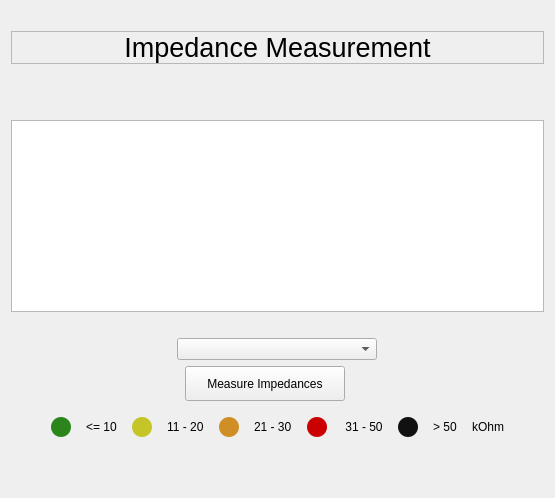
            <widget class="QWidget" name="page_impedance">
             <property name="styleSheet">
              <string notr="true">QFrame[accessibleName=&quot;color_frame&quot;] {
border: 2px solid rgb(145, 145, 145);
border-radius: 30px;
background-color: rgb(169, 169, 169)
}</string>
             </property>
             <layout class="QVBoxLayout" name="verticalLayout_5">
              <item>
               <spacer name="verticalSpacer_13">
                <property name="orientation">
                 <enum>Qt::Vertical</enum>
                </property>
                <property name="sizeType">
                 <enum>QSizePolicy::Fixed</enum>
                </property>
                <property name="sizeHint" stdset="0">
                 <size>
                  <width>20</width>
                  <height>20</height>
                 </size>
                </property>
               </spacer>
              </item>
              <item>
               <widget class="QFrame" name="frame_impedance_title">
                <property name="maximumSize">
                 <size>
                  <width>16777215</width>
                  <height>50</height>
                 </size>
                </property>
                <property name="styleSheet">
                 <string notr="true"/>
                </property>
                <property name="frameShape">
                 <enum>QFrame::StyledPanel</enum>
                </property>
                <property name="frameShadow">
                 <enum>QFrame::Raised</enum>
                </property>
                <layout class="QHBoxLayout" name="horizontalLayout_17">
                 <property name="spacing">
                  <number>0</number>
                 </property>
                 <property name="leftMargin">
                  <number>0</number>
                 </property>
                 <property name="topMargin">
                  <number>0</number>
                 </property>
                 <property name="rightMargin">
                  <number>0</number>
                 </property>
                 <property name="bottomMargin">
                  <number>0</number>
                 </property>
                 <item>
                  <widget class="QLabel" name="impedance_title">
                   <property name="minimumSize">
                    <size>
                     <width>0</width>
                     <height>0</height>
                    </size>
                   </property>
                   <property name="font">
                    <font>
                     <pointsize>20</pointsize>
                     <italic>false</italic>
                     <bold>false</bold>
                    </font>
                   </property>
                   <property name="text">
                    <string>Impedance Measurement</string>
                   </property>
                   <property name="alignment">
                    <set>Qt::AlignCenter</set>
                   </property>
                  </widget>
                 </item>
                </layout>
               </widget>
              </item>
              <item>
               <spacer name="verticalSpacer_12">
                <property name="orientation">
                 <enum>Qt::Vertical</enum>
                </property>
                <property name="sizeType">
                 <enum>QSizePolicy::Preferred</enum>
                </property>
                <property name="sizeHint" stdset="0">
                 <size>
                  <width>20</width>
                  <height>50</height>
                 </size>
                </property>
               </spacer>
              </item>
              <item>
               <widget class="GraphicsLayoutWidget" name="imp_graph_layout"/>
              </item>
              <item>
               <spacer name="verticalSpacer_15">
                <property name="orientation">
                 <enum>Qt::Vertical</enum>
                </property>
                <property name="sizeType">
                 <enum>QSizePolicy::Preferred</enum>
                </property>
                <property name="sizeHint" stdset="0">
                 <size>
                  <width>20</width>
                  <height>20</height>
                 </size>
                </property>
               </spacer>
              </item>
              <item alignment="Qt::AlignHCenter">
               <widget class="QComboBox" name="imp_mode">
                <property name="minimumSize">
                 <size>
                  <width>200</width>
                  <height>0</height>
                 </size>
                </property>
                <property name="maximumSize">
                 <size>
                  <width>200</width>
                  <height>16777215</height>
                 </size>
                </property>
                <property name="styleSheet">
                 <string notr="true"/>
                </property>
               </widget>
              </item>
              <item>
               <layout class="QHBoxLayout" name="horizontalLayout_11">
                <item>
                 <spacer name="horizontalSpacer_9">
                  <property name="orientation">
                   <enum>Qt::Horizontal</enum>
                  </property>
                  <property name="sizeHint" stdset="0">
                   <size>
                    <width>40</width>
                    <height>20</height>
                   </size>
                  </property>
                 </spacer>
                </item>
                <item alignment="Qt::AlignHCenter|Qt::AlignVCenter">
                 <widget class="QPushButton" name="btn_imp_meas">
                  <property name="sizePolicy">
                   <sizepolicy hsizetype="MinimumExpanding" vsizetype="MinimumExpanding">
                    <horstretch>0</horstretch>
                    <verstretch>0</verstretch>
                   </sizepolicy>
                  </property>
                  <property name="minimumSize">
                   <size>
                    <width>160</width>
                    <height>35</height>
                   </size>
                  </property>
                  <property name="maximumSize">
                   <size>
                    <width>200</width>
                    <height>16777215</height>
                   </size>
                  </property>
                  <property name="cursor">
                   <cursorShape>PointingHandCursor</cursorShape>
                  </property>
                  <property name="toolTip">
                   <string/>
                  </property>
                  <property name="toolTipDuration">
                   <number>-1</number>
                  </property>
                  <property name="text">
                   <string>Measure Impedances</string>
                  </property>
                 </widget>
                </item>
                <item alignment="Qt::AlignHCenter|Qt::AlignVCenter">
                 <widget class="QPushButton" name="imp_meas_info">
                  <property name="maximumSize">
                   <size>
                    <width>20</width>
                    <height>20</height>
                   </size>
                  </property>
                  <property name="cursor">
                   <cursorShape>PointingHandCursor</cursorShape>
                  </property>
                  <property name="styleSheet">
                   <string notr="true">background-color: transparent;
border: none;
color: #FFF;</string>
                  </property>
                  <property name="text">
                   <string/>
                  </property>
                  <property name="icon">
                   <iconset resource="../../app_resources.qrc">
                    <normaloff>:/icons/icons/pngfind.com-png-circle-1194554.png</normaloff>:/icons/icons/pngfind.com-png-circle-1194554.png</iconset>
                  </property>
                  <property name="iconSize">
                   <size>
                    <width>20</width>
                    <height>20</height>
                   </size>
                  </property>
                 </widget>
                </item>
                <item>
                 <spacer name="horizontalSpacer_8">
                  <property name="orientation">
                   <enum>Qt::Horizontal</enum>
                  </property>
                  <property name="sizeHint" stdset="0">
                   <size>
                    <width>40</width>
                    <height>20</height>
                   </size>
                  </property>
                 </spacer>
                </item>
               </layout>
              </item>
              <item>
               <spacer name="verticalSpacer_21">
                <property name="orientation">
                 <enum>Qt::Vertical</enum>
                </property>
                <property name="sizeType">
                 <enum>QSizePolicy::Minimum</enum>
                </property>
                <property name="sizeHint" stdset="0">
                 <size>
                  <width>20</width>
                  <height>10</height>
                 </size>
                </property>
               </spacer>
              </item>
              <item>
               <layout class="QHBoxLayout" name="horizontalLayout_28">
                <property name="spacing">
                 <number>15</number>
                </property>
                <item>
                 <spacer name="horizontalSpacer_17">
                  <property name="orientation">
                   <enum>Qt::Horizontal</enum>
                  </property>
                  <property name="sizeHint" stdset="0">
                   <size>
                    <width>40</width>
                    <height>20</height>
                   </size>
                  </property>
                 </spacer>
                </item>
                <item>
                 <layout class="QHBoxLayout" name="horizontalLayout_6">
                  <item>
                   <widget class="QFrame" name="frame_green_imp">
                    <property name="minimumSize">
                     <size>
                      <width>20</width>
                      <height>20</height>
                     </size>
                    </property>
                    <property name="maximumSize">
                     <size>
                      <width>20</width>
                      <height>20</height>
                     </size>
                    </property>
                    <property name="styleSheet">
                     <string notr="true">border-radius: 10px;
background-color: rgb(43, 133, 26)</string>
                    </property>
                    <property name="frameShape">
                     <enum>QFrame::StyledPanel</enum>
                    </property>
                    <property name="frameShadow">
                     <enum>QFrame::Raised</enum>
                    </property>
                   </widget>
                  </item>
                  <item>
                   <widget class="QLabel" name="lbl_green_imp">
                    <property name="text">
                     <string>&lt;= 10</string>
                    </property>
                   </widget>
                  </item>
                 </layout>
                </item>
                <item>
                 <layout class="QHBoxLayout" name="horizontalLayout_10">
                  <item>
                   <widget class="QFrame" name="frame_yellow_imp">
                    <property name="minimumSize">
                     <size>
                      <width>20</width>
                      <height>20</height>
                     </size>
                    </property>
                    <property name="maximumSize">
                     <size>
                      <width>20</width>
                      <height>20</height>
                     </size>
                    </property>
                    <property name="styleSheet">
                     <string notr="true">border-radius: 10px;
background-color: rgb(197, 197, 39)</string>
                    </property>
                    <property name="frameShape">
                     <enum>QFrame::StyledPanel</enum>
                    </property>
                    <property name="frameShadow">
                     <enum>QFrame::Raised</enum>
                    </property>
                   </widget>
                  </item>
                  <item>
                   <widget class="QLabel" name="lbl_yellow_imp">
                    <property name="text">
                     <string>11 - 20</string>
                    </property>
                   </widget>
                  </item>
                 </layout>
                </item>
                <item>
                 <layout class="QHBoxLayout" name="horizontalLayout_18">
                  <item>
                   <widget class="QFrame" name="frame_orange_imp">
                    <property name="minimumSize">
                     <size>
                      <width>20</width>
                      <height>20</height>
                     </size>
                    </property>
                    <property name="maximumSize">
                     <size>
                      <width>20</width>
                      <height>20</height>
                     </size>
                    </property>
                    <property name="styleSheet">
                     <string notr="true">border-radius: 10px;
background-color: rgb(207, 143, 37);</string>
                    </property>
                    <property name="frameShape">
                     <enum>QFrame::StyledPanel</enum>
                    </property>
                    <property name="frameShadow">
                     <enum>QFrame::Raised</enum>
                    </property>
                   </widget>
                  </item>
                  <item>
                   <widget class="QLabel" name="lbl_orange_imp">
                    <property name="text">
                     <string>21 - 30</string>
                    </property>
                   </widget>
                  </item>
                 </layout>
                </item>
                <item>
                 <layout class="QHBoxLayout" name="horizontalLayout_20">
                  <item>
                   <widget class="QFrame" name="frame_red_imp">
                    <property name="minimumSize">
                     <size>
                      <width>20</width>
                      <height>20</height>
                     </size>
                    </property>
                    <property name="maximumSize">
                     <size>
                      <width>20</width>
                      <height>20</height>
                     </size>
                    </property>
                    <property name="styleSheet">
                     <string notr="true">border-radius: 10px;
background-color: rgb(203, 0, 0)</string>
                    </property>
                    <property name="frameShape">
                     <enum>QFrame::StyledPanel</enum>
                    </property>
                    <property name="frameShadow">
                     <enum>QFrame::Raised</enum>
                    </property>
                   </widget>
                  </item>
                  <item>
                   <widget class="QLabel" name="lbl_red_imp">
                    <property name="text">
                     <string> 31 - 50</string>
                    </property>
                   </widget>
                  </item>
                 </layout>
                </item>
                <item>
                 <layout class="QHBoxLayout" name="horizontalLayout_3">
                  <item>
                   <widget class="QFrame" name="frame_black_imp">
                    <property name="minimumSize">
                     <size>
                      <width>20</width>
                      <height>20</height>
                     </size>
                    </property>
                    <property name="maximumSize">
                     <size>
                      <width>20</width>
                      <height>20</height>
                     </size>
                    </property>
                    <property name="styleSheet">
                     <string notr="true">border-radius: 10px;
background-color: rgb(17, 17, 17);</string>
                    </property>
                    <property name="frameShape">
                     <enum>QFrame::StyledPanel</enum>
                    </property>
                    <property name="frameShadow">
                     <enum>QFrame::Raised</enum>
                    </property>
                   </widget>
                  </item>
                  <item>
                   <widget class="QLabel" name="lbl_black_imp">
                    <property name="text">
                     <string>&gt; 50</string>
                    </property>
                   </widget>
                  </item>
                 </layout>
                </item>
                <item>
                 <widget class="QLabel" name="label_8">
                  <property name="text">
                   <string>kOhm</string>
                  </property>
                 </widget>
                </item>
                <item>
                 <spacer name="horizontalSpacer_13">
                  <property name="orientation">
                   <enum>Qt::Horizontal</enum>
                  </property>
                  <property name="sizeHint" stdset="0">
                   <size>
                    <width>40</width>
                    <height>20</height>
                   </size>
                  </property>
                 </spacer>
                </item>
               </layout>
              </item>
              <item>
               <spacer name="verticalSpacer_17">
                <property name="orientation">
                 <enum>Qt::Vertical</enum>
                </property>
                <property name="sizeType">
                 <enum>QSizePolicy::Minimum</enum>
                </property>
                <property name="sizeHint" stdset="0">
                 <size>
                  <width>15</width>
                  <height>50</height>
                 </size>
                </property>
               </spacer>
              </item>
             </layout>
            </widget>
